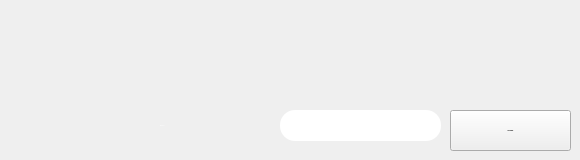
       <widget class="QWidget" name="Supprimer">
        <property name="maximumSize">
         <size>
          <width>797</width>
          <height>16777215</height>
         </size>
        </property>
        <property name="font">
         <font>
          <family>century gothic</family>
          <pointsize>-1</pointsize>
          <weight>75</weight>
          <italic>false</italic>
          <bold>true</bold>
         </font>
        </property>
        <property name="kk" stdset="0">
         <string/>
        </property>
        <attribute name="title">
         <string>Supprimer une véhicule </string>
        </attribute>
        <widget class="QLabel" name="label_matsupp">
         <property name="geometry">
          <rect>
           <x>160</x>
           <y>110</y>
           <width>101</width>
           <height>31</height>
          </rect>
         </property>
         <property name="font">
          <font>
           <family>century gothic</family>
           <pointsize>-1</pointsize>
           <weight>50</weight>
           <italic>false</italic>
           <bold>false</bold>
          </font>
         </property>
         <property name="styleSheet">
          <string notr="true">color:white;
border-radius:15px;</string>
         </property>
         <property name="text">
          <string>Matricule</string>
         </property>
        </widget>
        <widget class="QLineEdit" name="lineEdit_matsupp">
         <property name="geometry">
          <rect>
           <x>280</x>
           <y>110</y>
           <width>161</width>
           <height>31</height>
          </rect>
         </property>
         <property name="font">
          <font>
           <family>century gothic</family>
           <pointsize>-1</pointsize>
           <weight>75</weight>
           <bold>true</bold>
          </font>
         </property>
         <property name="styleSheet">
          <string notr="true">border-radius:15px;
</string>
         </property>
         <property name="maxLength">
          <number>8</number>
         </property>
         <property name="alignment">
          <set>Qt::AlignCenter</set>
         </property>
        </widget>
        <widget class="QPushButton" name="supprimerveh">
         <property name="geometry">
          <rect>
           <x>450</x>
           <y>110</y>
           <width>121</width>
           <height>41</height>
          </rect>
         </property>
         <property name="font">
          <font>
           <family>century gothic</family>
           <pointsize>-1</pointsize>
           <weight>75</weight>
           <italic>false</italic>
           <bold>true</bold>
          </font>
         </property>
         <property name="text">
          <string>SUPPRIMER</string>
         </property>
        </widget>
       </widget>
